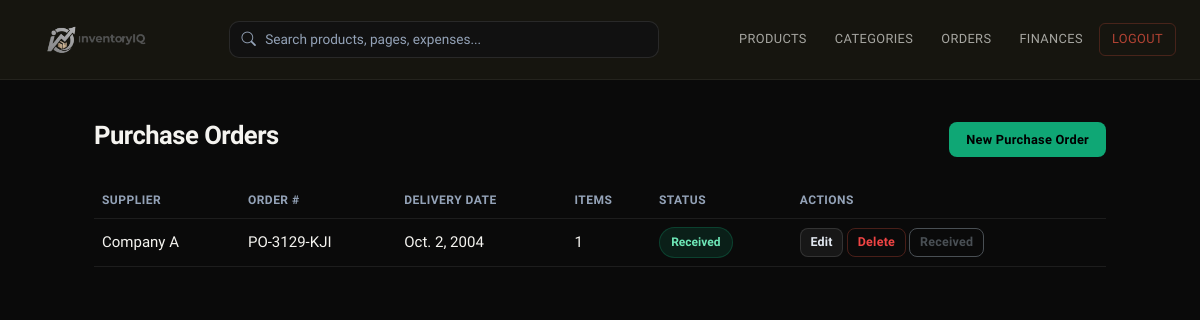
The page /purchase-orders/ (signed in) on the database as committed earlier.
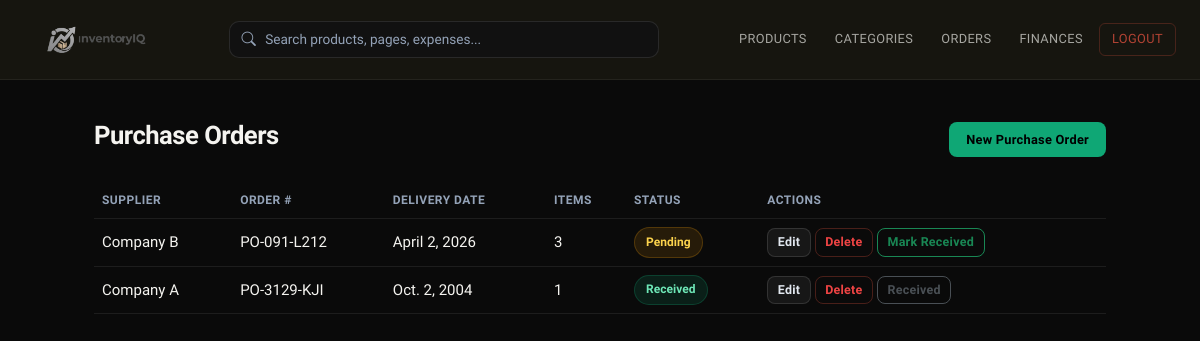
The same page on the database as committed later.
### inventory/models.py (models this page shows, shortened)
class PurchaseOrder(models.Model):
    SUPPLIER_CHOICES = [
        ('company_a', 'Company A'),
        ('company_b', 'Company B'),
        ('company_c', 'Company C'),
    ]
    STATUS_CHOICES = [
        ('pending', 'Pending'),
        ('received', 'Received'),
    ]
    user = models.ForeignKey(User, on_delete=models.CASCADE, null=True, blank=True)
    supplier = models.CharField(max_length=50, choices=SUPPLIER_CHOICES)
    order_number = models.CharField(max_length=100, unique=True)
    note = models.TextField(blank=True, default='')
    delivery_date = models.DateField(blank=True, null=True)
    status = models.CharField(max_length=20, choices=STATUS_CHOICES, default='pending')
    created_at = models.DateTimeField(auto_now_add=True)
    class Meta:
        ordering = ['-created_at']

### inventory/views.py (the view)
# urls.py: path('purchase-orders/', views.purchase_order_list, name='purchase_order_list'),
@login_required
def purchase_order_list(request):
    orders = PurchaseOrder.objects.filter(user=request.user).prefetch_related('items').all()
    return render(request, 'inventory/purchase_order_list.html', {'orders': orders})

### templates/inventory/purchase_order_list.html (shortened to what this page needs)
{% extends 'base.html' %}
{% block content %}
<div class="d-flex justify-content-between align-items-center mb-4">
    <h2>Purchase Orders</h2>
    <a href="{% url 'purchase_order_create' %}" class="btn btn-dark">New Purchase Order</a>
</div>
{% if orders %}
<div class="table-responsive">
    <table class="table table-po align-middle">
        <thead>
            <tr>
                <th>Supplier</th>
                <th>Order #</th>
                <th>Delivery Date</th>
                <th>Items</th>
                <th>Status</th>
                <th>Actions</th>
            </tr>
        </thead>
        <tbody>
            {% for order in orders %}
            <tr>
                <td>{{ order.get_supplier_display }}</td>
                <td>{{ order.order_number }}</td>
                <td>{{ order.delivery_date|default:"—" }}</td>
                <td>{{ order.items.count }}</td>
                <td>
                    {% if order.status == 'pending' %}
                    <span class="status-badge status-pending">Pending</span>
                    {% else %}
                    <span class="status-badge status-received">Received</span>
                    {% endif %}
                </td>
                <td>
                    <a href="{% url 'purchase_order_edit' order.pk %}" class="btn btn-outline-secondary action-btn">Edit</a>
                    <a href="{% url 'purchase_order_delete' order.pk %}" class="btn btn-outline-danger action-btn">Delete</a>
                    {% if order.status == 'pending' %}
                    <form method="post" action="{% url 'purchase_order_receive' order.pk %}" class="d-inline">
                        <button type="submit" class="btn btn-outline-success action-btn">Mark Received</button>
                    </form>
                    {% else %}
                    <button class="btn btn-outline-secondary action-btn" disabled>Received</button>
                    {% endif %}
                </td>
            </tr>
            {% endfor %}
        </tbody>
    </table>
</div>
{% else %}
<div class="card p-4 text-center">
    <p class="text-muted mb-3">No purchase orders yet.</p>
    <a href="{% url 'purchase_order_create' %}" class="btn btn-dark">Create Your First Purchase Order</a>
</div>
{% endif %}
{% endblock %}

Rows that differ between the two databases and show on the page:
added PurchaseOrder: supplier "Company B", order_number "PO-091-L212", delivery_date "April 2, 2026", items.count "3", status "Pending"
